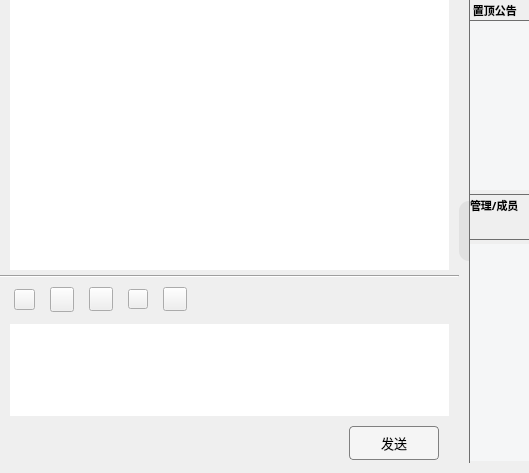
<?xml version="1.0" encoding="UTF-8"?>
<ui version="4.0">
 <class>UiChat</class>
 <widget class="QWidget" name="UiChat">
  <property name="geometry">
   <rect>
    <x>0</x>
    <y>0</y>
    <width>529</width>
    <height>473</height>
   </rect>
  </property>
  <property name="minimumSize">
   <size>
    <width>529</width>
    <height>473</height>
   </size>
  </property>
  <property name="maximumSize">
   <size>
    <width>529</width>
    <height>473</height>
   </size>
  </property>
  <property name="font">
   <font>
    <family>微软雅黑</family>
   </font>
  </property>
  <property name="windowTitle">
   <string>Form</string>
  </property>
  <layout class="QGridLayout" name="gridLayout_9">
   <property name="leftMargin">
    <number>0</number>
   </property>
   <property name="topMargin">
    <number>0</number>
   </property>
   <property name="rightMargin">
    <number>0</number>
   </property>
   <property name="bottomMargin">
    <number>10</number>
   </property>
   <property name="horizontalSpacing">
    <number>0</number>
   </property>
   <item row="1" column="0">
    <widget class="Line" name="line_split">
     <property name="minimumSize">
      <size>
       <width>400</width>
       <height>2</height>
      </size>
     </property>
     <property name="maximumSize">
      <size>
       <width>16777215</width>
       <height>2</height>
      </size>
     </property>
     <property name="orientation">
      <enum>Qt::Horizontal</enum>
     </property>
    </widget>
   </item>
   <item row="0" column="1" rowspan="3">
    <widget class="QWidget" name="widget_sidebar" native="true">
     <property name="minimumSize">
      <size>
       <width>0</width>
       <height>0</height>
      </size>
     </property>
     <property name="maximumSize">
      <size>
       <width>70</width>
       <height>16777215</height>
      </size>
     </property>
     <layout class="QHBoxLayout" name="horizontalLayout_2">
      <property name="spacing">
       <number>0</number>
      </property>
      <property name="leftMargin">
       <number>0</number>
      </property>
      <property name="topMargin">
       <number>0</number>
      </property>
      <property name="rightMargin">
       <number>0</number>
      </property>
      <property name="bottomMargin">
       <number>0</number>
      </property>
      <item>
       <widget class="QPushButton" name="btn_hideSlide">
        <property name="minimumSize">
         <size>
          <width>10</width>
          <height>60</height>
         </size>
        </property>
        <property name="maximumSize">
         <size>
          <width>10</width>
          <height>60</height>
         </size>
        </property>
        <property name="font">
         <font>
          <family>微软雅黑</family>
          <pointsize>9</pointsize>
          <bold>false</bold>
         </font>
        </property>
        <property name="cursor">
         <cursorShape>ArrowCursor</cursorShape>
        </property>
        <property name="toolTip">
         <string/>
        </property>
        <property name="styleSheet">
         <string notr="true">#btn_hideSlide{
	background-color: rgb(225, 225, 225);
	border-top-left-radius:10px;
	border-top-right-radius:0px;
	border-bottom-left-radius:10px;
	border-bottom-right-radius:0px;
}
#btn_hideSlide:hover{
	background-color: rgb(210, 210, 210);
}
#btn_hideSlide:pressed{
	background-color: rgb(195, 195, 195);
}</string>
        </property>
        <property name="text">
         <string/>
        </property>
        <property name="icon">
         <iconset resource="../res.qrc">
          <normaloff>:/img/arrow-left.png</normaloff>:/img/arrow-left.png</iconset>
        </property>
        <property name="iconSize">
         <size>
          <width>25</width>
          <height>50</height>
         </size>
        </property>
       </widget>
      </item>
      <item>
       <widget class="QWidget" name="widget_info" native="true">
        <property name="minimumSize">
         <size>
          <width>60</width>
          <height>0</height>
         </size>
        </property>
        <property name="maximumSize">
         <size>
          <width>60</width>
          <height>16777215</height>
         </size>
        </property>
        <layout class="QGridLayout" name="gridLayout_8">
         <property name="leftMargin">
          <number>0</number>
         </property>
         <property name="topMargin">
          <number>0</number>
         </property>
         <property name="rightMargin">
          <number>0</number>
         </property>
         <property name="bottomMargin">
          <number>0</number>
         </property>
         <property name="spacing">
          <number>0</number>
         </property>
         <item row="0" column="0">
          <widget class="QLabel" name="lab_sidebarLine">
           <property name="minimumSize">
            <size>
             <width>1</width>
             <height>0</height>
            </size>
           </property>
           <property name="styleSheet">
            <string notr="true">background-color: rgb(110, 110, 110);</string>
           </property>
           <property name="lineWidth">
            <number>0</number>
           </property>
           <property name="text">
            <string/>
           </property>
          </widget>
         </item>
         <item row="0" column="1">
          <widget class="QWidget" name="widget_groupInfo" native="true">
           <property name="minimumSize">
            <size>
             <width>60</width>
             <height>0</height>
            </size>
           </property>
           <property name="maximumSize">
            <size>
             <width>16777215</width>
             <height>16777215</height>
            </size>
           </property>
           <layout class="QGridLayout" name="gridLayout_6">
            <property name="leftMargin">
             <number>0</number>
            </property>
            <property name="topMargin">
             <number>0</number>
            </property>
            <property name="rightMargin">
             <number>0</number>
            </property>
            <property name="bottomMargin">
             <number>2</number>
            </property>
            <property name="horizontalSpacing">
             <number>0</number>
            </property>
            <property name="verticalSpacing">
             <number>4</number>
            </property>
            <item row="0" column="0">
             <widget class="QWidget" name="widget" native="true">
              <property name="minimumSize">
               <size>
                <width>60</width>
                <height>0</height>
               </size>
              </property>
              <property name="maximumSize">
               <size>
                <width>16777215</width>
                <height>190</height>
               </size>
              </property>
              <property name="font">
               <font>
                <family>微软雅黑</family>
                <pointsize>8</pointsize>
               </font>
              </property>
              <layout class="QGridLayout" name="gridLayout">
               <property name="leftMargin">
                <number>0</number>
               </property>
               <property name="topMargin">
                <number>0</number>
               </property>
               <property name="rightMargin">
                <number>0</number>
               </property>
               <property name="bottomMargin">
                <number>0</number>
               </property>
               <property name="spacing">
                <number>0</number>
               </property>
               <item row="2" column="0">
                <widget class="QPlainTextEdit" name="plain_topText">
                 <property name="minimumSize">
                  <size>
                   <width>60</width>
                   <height>0</height>
                  </size>
                 </property>
                 <property name="maximumSize">
                  <size>
                   <width>16777215</width>
                   <height>16777215</height>
                  </size>
                 </property>
                 <property name="font">
                  <font>
                   <family>微软雅黑</family>
                   <pointsize>8</pointsize>
                  </font>
                 </property>
                 <property name="layoutDirection">
                  <enum>Qt::LeftToRight</enum>
                 </property>
                 <property name="autoFillBackground">
                  <bool>true</bool>
                 </property>
                 <property name="styleSheet">
                  <string notr="true">background-color: rgb(245, 246, 247);</string>
                 </property>
                 <property name="frameShape">
                  <enum>QFrame::NoFrame</enum>
                 </property>
                 <property name="lineWidth">
                  <number>1</number>
                 </property>
                 <property name="verticalScrollBarPolicy">
                  <enum>Qt::ScrollBarAlwaysOff</enum>
                 </property>
                 <property name="horizontalScrollBarPolicy">
                  <enum>Qt::ScrollBarAlwaysOff</enum>
                 </property>
                 <property name="tabChangesFocus">
                  <bool>false</bool>
                 </property>
                 <property name="documentTitle">
                  <string/>
                 </property>
                 <property name="undoRedoEnabled">
                  <bool>true</bool>
                 </property>
                 <property name="lineWrapMode">
                  <enum>QPlainTextEdit::WidgetWidth</enum>
                 </property>
                 <property name="plainText">
                  <string/>
                 </property>
                 <property name="textInteractionFlags">
                  <set>Qt::TextSelectableByMouse</set>
                 </property>
                 <property name="backgroundVisible">
                  <bool>false</bool>
                 </property>
                </widget>
               </item>
               <item row="0" column="0">
                <widget class="QLabel" name="lab_topTitle">
                 <property name="minimumSize">
                  <size>
                   <width>0</width>
                   <height>20</height>
                  </size>
                 </property>
                 <property name="maximumSize">
                  <size>
                   <width>16777215</width>
                   <height>20</height>
                  </size>
                 </property>
                 <property name="font">
                  <font>
                   <family>微软雅黑</family>
                   <pointsize>8</pointsize>
                   <bold>true</bold>
                  </font>
                 </property>
                 <property name="text">
                  <string> 置顶公告</string>
                 </property>
                </widget>
               </item>
               <item row="1" column="0">
                <widget class="QLabel" name="lab_sidebarLine_5">
                 <property name="minimumSize">
                  <size>
                   <width>60</width>
                   <height>1</height>
                  </size>
                 </property>
                 <property name="maximumSize">
                  <size>
                   <width>16777215</width>
                   <height>1</height>
                  </size>
                 </property>
                 <property name="styleSheet">
                  <string notr="true">background-color: rgb(110, 110, 110);</string>
                 </property>
                 <property name="frameShape">
                  <enum>QFrame::NoFrame</enum>
                 </property>
                 <property name="text">
                  <string/>
                 </property>
                </widget>
               </item>
              </layout>
             </widget>
            </item>
            <item row="3" column="0">
             <widget class="QScrollArea" name="scrollArea_groupMember">
              <property name="minimumSize">
               <size>
                <width>60</width>
                <height>0</height>
               </size>
              </property>
              <property name="maximumSize">
               <size>
                <width>16777215</width>
                <height>16777215</height>
               </size>
              </property>
              <property name="font">
               <font>
                <family>Microsoft YaHei UI</family>
               </font>
              </property>
              <property name="styleSheet">
               <string notr="true">background-color: rgb(245, 246, 247);</string>
              </property>
              <property name="frameShape">
               <enum>QFrame::NoFrame</enum>
              </property>
              <property name="frameShadow">
               <enum>QFrame::Sunken</enum>
              </property>
              <property name="lineWidth">
               <number>0</number>
              </property>
              <property name="verticalScrollBarPolicy">
               <enum>Qt::ScrollBarAlwaysOff</enum>
              </property>
              <property name="horizontalScrollBarPolicy">
               <enum>Qt::ScrollBarAlwaysOff</enum>
              </property>
              <property name="widgetResizable">
               <bool>true</bool>
              </property>
              <widget class="QWidget" name="scrollAreaWidgetContents_3">
               <property name="geometry">
                <rect>
                 <x>0</x>
                 <y>0</y>
                 <width>60</width>
                 <height>215</height>
                </rect>
               </property>
               <property name="minimumSize">
                <size>
                 <width>60</width>
                 <height>0</height>
                </size>
               </property>
               <property name="maximumSize">
                <size>
                 <width>16777215</width>
                 <height>16777215</height>
                </size>
               </property>
               <layout class="QVBoxLayout" name="verticalLayout_3">
                <property name="spacing">
                 <number>0</number>
                </property>
                <property name="leftMargin">
                 <number>0</number>
                </property>
                <property name="topMargin">
                 <number>0</number>
                </property>
                <property name="rightMargin">
                 <number>0</number>
                </property>
                <property name="bottomMargin">
                 <number>0</number>
                </property>
                <item>
                 <layout class="QVBoxLayout" name="vLayout_members">
                  <property name="spacing">
                   <number>0</number>
                  </property>
                  <item>
                   <spacer name="verticalSpacer">
                    <property name="orientation">
                     <enum>Qt::Vertical</enum>
                    </property>
                    <property name="sizeHint" stdset="0">
                     <size>
                      <width>20</width>
                      <height>40</height>
                     </size>
                    </property>
                   </spacer>
                  </item>
                 </layout>
                </item>
               </layout>
              </widget>
             </widget>
            </item>
            <item row="1" column="0">
             <layout class="QVBoxLayout" name="verticalLayout">
              <property name="spacing">
               <number>0</number>
              </property>
              <property name="topMargin">
               <number>0</number>
              </property>
              <item>
               <widget class="QLabel" name="lab_sidebarLine_2">
                <property name="minimumSize">
                 <size>
                  <width>60</width>
                  <height>1</height>
                 </size>
                </property>
                <property name="maximumSize">
                 <size>
                  <width>16777215</width>
                  <height>1</height>
                 </size>
                </property>
                <property name="styleSheet">
                 <string notr="true">background-color: rgb(110, 110, 110);</string>
                </property>
                <property name="frameShape">
                 <enum>QFrame::NoFrame</enum>
                </property>
                <property name="text">
                 <string/>
                </property>
               </widget>
              </item>
              <item>
               <widget class="QLabel" name="lab_memberTypeTitle">
                <property name="minimumSize">
                 <size>
                  <width>0</width>
                  <height>20</height>
                 </size>
                </property>
                <property name="maximumSize">
                 <size>
                  <width>16777215</width>
                  <height>20</height>
                 </size>
                </property>
                <property name="font">
                 <font>
                  <family>微软雅黑</family>
                  <pointsize>8</pointsize>
                  <bold>true</bold>
                 </font>
                </property>
                <property name="text">
                 <string>管理/成员</string>
                </property>
               </widget>
              </item>
              <item>
               <widget class="QLabel" name="lab_memberType">
                <property name="minimumSize">
                 <size>
                  <width>0</width>
                  <height>20</height>
                 </size>
                </property>
                <property name="maximumSize">
                 <size>
                  <width>16777215</width>
                  <height>20</height>
                 </size>
                </property>
                <property name="font">
                 <font>
                  <family>微软雅黑</family>
                  <pointsize>8</pointsize>
                  <bold>true</bold>
                 </font>
                </property>
                <property name="text">
                 <string/>
                </property>
                <property name="alignment">
                 <set>Qt::AlignCenter</set>
                </property>
               </widget>
              </item>
             </layout>
            </item>
            <item row="2" column="0">
             <widget class="QLabel" name="lab_sidebarLine_4">
              <property name="minimumSize">
               <size>
                <width>60</width>
                <height>1</height>
               </size>
              </property>
              <property name="maximumSize">
               <size>
                <width>16777215</width>
                <height>1</height>
               </size>
              </property>
              <property name="styleSheet">
               <string notr="true">background-color: rgb(110, 110, 110);</string>
              </property>
              <property name="frameShape">
               <enum>QFrame::NoFrame</enum>
              </property>
              <property name="text">
               <string/>
              </property>
             </widget>
            </item>
           </layout>
          </widget>
         </item>
        </layout>
       </widget>
      </item>
     </layout>
    </widget>
   </item>
   <item row="2" column="0">
    <widget class="QWidget" name="widget_contentEdit" native="true">
     <property name="minimumSize">
      <size>
       <width>0</width>
       <height>180</height>
      </size>
     </property>
     <property name="maximumSize">
      <size>
       <width>16777215</width>
       <height>16777215</height>
      </size>
     </property>
     <layout class="QGridLayout" name="gridLayout_5">
      <property name="leftMargin">
       <number>10</number>
      </property>
      <property name="topMargin">
       <number>0</number>
      </property>
      <property name="rightMargin">
       <number>10</number>
      </property>
      <property name="bottomMargin">
       <number>0</number>
      </property>
      <property name="horizontalSpacing">
       <number>0</number>
      </property>
      <property name="verticalSpacing">
       <number>7</number>
      </property>
      <item row="0" column="0">
       <widget class="QWidget" name="widget_tool" native="true">
        <property name="minimumSize">
         <size>
          <width>0</width>
          <height>34</height>
         </size>
        </property>
        <property name="maximumSize">
         <size>
          <width>16777215</width>
          <height>34</height>
         </size>
        </property>
        <layout class="QGridLayout" name="gridLayout_3">
         <property name="leftMargin">
          <number>0</number>
         </property>
         <property name="topMargin">
          <number>0</number>
         </property>
         <property name="rightMargin">
          <number>0</number>
         </property>
         <property name="bottomMargin">
          <number>0</number>
         </property>
         <property name="horizontalSpacing">
          <number>10</number>
         </property>
         <property name="verticalSpacing">
          <number>0</number>
         </property>
         <item row="0" column="1">
          <widget class="QWidget" name="widget_loading" native="true">
           <property name="minimumSize">
            <size>
             <width>60</width>
             <height>30</height>
            </size>
           </property>
           <property name="maximumSize">
            <size>
             <width>60</width>
             <height>30</height>
            </size>
           </property>
           <layout class="QGridLayout" name="gridLayout_7">
            <property name="leftMargin">
             <number>0</number>
            </property>
            <property name="topMargin">
             <number>0</number>
            </property>
            <property name="rightMargin">
             <number>0</number>
            </property>
            <property name="bottomMargin">
             <number>0</number>
            </property>
            <property name="spacing">
             <number>0</number>
            </property>
            <item row="1" column="0">
             <widget class="QLabel" name="lab_loadingTip">
              <property name="maximumSize">
               <size>
                <width>40</width>
                <height>16</height>
               </size>
              </property>
              <property name="font">
               <font>
                <family>微软雅黑</family>
                <pointsize>8</pointsize>
                <bold>false</bold>
               </font>
              </property>
              <property name="toolTip">
               <string/>
              </property>
              <property name="text">
               <string/>
              </property>
              <property name="scaledContents">
               <bool>false</bool>
              </property>
              <property name="alignment">
               <set>Qt::AlignCenter</set>
              </property>
             </widget>
            </item>
            <item row="0" column="0">
             <layout class="QHBoxLayout" name="horizontalLayout">
              <property name="spacing">
               <number>0</number>
              </property>
              <item>
               <spacer name="horizontalSpacer_2">
                <property name="orientation">
                 <enum>Qt::Horizontal</enum>
                </property>
                <property name="sizeType">
                 <enum>QSizePolicy::Maximum</enum>
                </property>
                <property name="sizeHint" stdset="0">
                 <size>
                  <width>5</width>
                  <height>5</height>
                 </size>
                </property>
               </spacer>
              </item>
              <item>
               <widget class="QLabel" name="lab_loading">
                <property name="minimumSize">
                 <size>
                  <width>30</width>
                  <height>10</height>
                 </size>
                </property>
                <property name="maximumSize">
                 <size>
                  <width>30</width>
                  <height>10</height>
                 </size>
                </property>
                <property name="font">
                 <font>
                  <family>微软雅黑</family>
                  <pointsize>8</pointsize>
                 </font>
                </property>
                <property name="toolTipDuration">
                 <number>50000</number>
                </property>
                <property name="text">
                 <string/>
                </property>
                <property name="scaledContents">
                 <bool>true</bool>
                </property>
               </widget>
              </item>
              <item>
               <spacer name="horizontalSpacer_3">
                <property name="orientation">
                 <enum>Qt::Horizontal</enum>
                </property>
                <property name="sizeType">
                 <enum>QSizePolicy::Maximum</enum>
                </property>
                <property name="sizeHint" stdset="0">
                 <size>
                  <width>5</width>
                  <height>5</height>
                 </size>
                </property>
               </spacer>
              </item>
             </layout>
            </item>
           </layout>
          </widget>
         </item>
         <item row="0" column="0">
          <widget class="QWidget" name="widget_inputTool" native="true">
           <layout class="QGridLayout" name="gridLayout_12">
            <property name="leftMargin">
             <number>4</number>
            </property>
            <property name="topMargin">
             <number>0</number>
            </property>
            <property name="rightMargin">
             <number>0</number>
            </property>
            <property name="bottomMargin">
             <number>0</number>
            </property>
            <property name="horizontalSpacing">
             <number>15</number>
            </property>
            <property name="verticalSpacing">
             <number>0</number>
            </property>
            <item row="0" column="1">
             <widget class="QPushButton" name="btn_image">
              <property name="minimumSize">
               <size>
                <width>24</width>
                <height>25</height>
               </size>
              </property>
              <property name="maximumSize">
               <size>
                <width>24</width>
                <height>25</height>
               </size>
              </property>
              <property name="toolTip">
               <string>发送文件</string>
              </property>
              <property name="statusTip">
               <string/>
              </property>
              <property name="text">
               <string/>
              </property>
              <property name="icon">
               <iconset resource="../res.qrc">
                <normaloff>:/img/image-normal.png</normaloff>:/img/image-normal.png</iconset>
              </property>
              <property name="iconSize">
               <size>
                <width>25</width>
                <height>25</height>
               </size>
              </property>
             </widget>
            </item>
            <item row="0" column="3">
             <widget class="QPushButton" name="btn_screenshot">
              <property name="minimumSize">
               <size>
                <width>20</width>
                <height>20</height>
               </size>
              </property>
              <property name="maximumSize">
               <size>
                <width>20</width>
                <height>20</height>
               </size>
              </property>
              <property name="toolTip">
               <string>截屏 Alt+A</string>
              </property>
              <property name="statusTip">
               <string/>
              </property>
              <property name="text">
               <string/>
              </property>
              <property name="icon">
               <iconset resource="../res.qrc">
                <normaloff>:/img/screenshot-normal.png</normaloff>:/img/screenshot-normal.png</iconset>
              </property>
              <property name="iconSize">
               <size>
                <width>20</width>
                <height>20</height>
               </size>
              </property>
              <property name="shortcut">
               <string>Alt+A</string>
              </property>
             </widget>
            </item>
            <item row="0" column="0">
             <widget class="QPushButton" name="btn_emotion">
              <property name="minimumSize">
               <size>
                <width>21</width>
                <height>21</height>
               </size>
              </property>
              <property name="maximumSize">
               <size>
                <width>21</width>
                <height>21</height>
               </size>
              </property>
              <property name="toolTip">
               <string>表情</string>
              </property>
              <property name="statusTip">
               <string/>
              </property>
              <property name="text">
               <string/>
              </property>
              <property name="icon">
               <iconset resource="../res.qrc">
                <normaloff>:/img/emo-normal.png</normaloff>:/img/emo-normal.png</iconset>
              </property>
              <property name="iconSize">
               <size>
                <width>21</width>
                <height>21</height>
               </size>
              </property>
             </widget>
            </item>
            <item row="0" column="4">
             <widget class="QPushButton" name="btn_more">
              <property name="minimumSize">
               <size>
                <width>24</width>
                <height>24</height>
               </size>
              </property>
              <property name="maximumSize">
               <size>
                <width>24</width>
                <height>24</height>
               </size>
              </property>
              <property name="toolTip">
               <string>更多(尚未开发)</string>
              </property>
              <property name="statusTip">
               <string/>
              </property>
              <property name="text">
               <string/>
              </property>
              <property name="icon">
               <iconset resource="../res.qrc">
                <normaloff>:/img/more-normal.png</normaloff>:/img/more-normal.png</iconset>
              </property>
              <property name="iconSize">
               <size>
                <width>24</width>
                <height>24</height>
               </size>
              </property>
             </widget>
            </item>
            <item row="0" column="2">
             <widget class="QPushButton" name="btn_file">
              <property name="minimumSize">
               <size>
                <width>24</width>
                <height>24</height>
               </size>
              </property>
              <property name="maximumSize">
               <size>
                <width>24</width>
                <height>24</height>
               </size>
              </property>
              <property name="toolTip">
               <string>发送文件</string>
              </property>
              <property name="statusTip">
               <string/>
              </property>
              <property name="text">
               <string/>
              </property>
              <property name="icon">
               <iconset resource="../res.qrc">
                <normaloff>:/img/folder-normal.png</normaloff>:/img/folder-normal.png</iconset>
              </property>
              <property name="iconSize">
               <size>
                <width>24</width>
                <height>24</height>
               </size>
              </property>
             </widget>
            </item>
           </layout>
          </widget>
         </item>
         <item row="0" column="3">
          <widget class="QWidget" name="widget_sideInfo" native="true">
           <property name="minimumSize">
            <size>
             <width>160</width>
             <height>0</height>
            </size>
           </property>
           <layout class="QGridLayout" name="gridLayout_10">
            <property name="leftMargin">
             <number>0</number>
            </property>
            <property name="topMargin">
             <number>0</number>
            </property>
            <property name="rightMargin">
             <number>0</number>
            </property>
            <property name="bottomMargin">
             <number>0</number>
            </property>
            <property name="horizontalSpacing">
             <number>0</number>
            </property>
            <item row="0" column="2">
             <widget class="QLabel" name="lab_sideTitle">
              <property name="minimumSize">
               <size>
                <width>42</width>
                <height>30</height>
               </size>
              </property>
              <property name="maximumSize">
               <size>
                <width>42</width>
                <height>30</height>
               </size>
              </property>
              <property name="font">
               <font>
                <family>微软雅黑</family>
                <bold>false</bold>
               </font>
              </property>
              <property name="text">
               <string/>
              </property>
             </widget>
            </item>
            <item row="0" column="3">
             <widget class="QLabel" name="lab_sideNickname">
              <property name="minimumSize">
               <size>
                <width>100</width>
                <height>30</height>
               </size>
              </property>
              <property name="maximumSize">
               <size>
                <width>16777215</width>
                <height>30</height>
               </size>
              </property>
              <property name="font">
               <font>
                <family>微软雅黑</family>
                <pointsize>9</pointsize>
               </font>
              </property>
              <property name="frameShape">
               <enum>QFrame::NoFrame</enum>
              </property>
              <property name="text">
               <string/>
              </property>
             </widget>
            </item>
           </layout>
          </widget>
         </item>
         <item row="0" column="2">
          <spacer name="horizontalSpacer">
           <property name="orientation">
            <enum>Qt::Horizontal</enum>
           </property>
           <property name="sizeType">
            <enum>QSizePolicy::Expanding</enum>
           </property>
           <property name="sizeHint" stdset="0">
            <size>
             <width>40</width>
             <height>20</height>
            </size>
           </property>
          </spacer>
         </item>
        </layout>
       </widget>
      </item>
      <item row="2" column="0">
       <widget class="QWidget" name="widget_send" native="true">
        <property name="minimumSize">
         <size>
          <width>0</width>
          <height>40</height>
         </size>
        </property>
        <property name="maximumSize">
         <size>
          <width>16777215</width>
          <height>40</height>
         </size>
        </property>
        <layout class="QGridLayout" name="gridLayout_2">
         <property name="leftMargin">
          <number>0</number>
         </property>
         <property name="topMargin">
          <number>0</number>
         </property>
         <property name="rightMargin">
          <number>10</number>
         </property>
         <property name="bottomMargin">
          <number>0</number>
         </property>
         <property name="spacing">
          <number>0</number>
         </property>
         <item row="0" column="1">
          <widget class="QPushButton" name="btn_send">
           <property name="minimumSize">
            <size>
             <width>90</width>
             <height>34</height>
            </size>
           </property>
           <property name="maximumSize">
            <size>
             <width>90</width>
             <height>34</height>
            </size>
           </property>
           <property name="font">
            <font>
             <family>微软雅黑</family>
             <pointsize>10</pointsize>
            </font>
           </property>
           <property name="styleSheet">
            <string notr="true">/**************普通按钮样式*********************/
#btn_send{
    background-color:rgb(245, 245, 245);
    border-radius:4px;
    border:1px solid gray;
}
#btn_send:hover{
    background-color:rgb(238,238,238);
}
#btn_send:pressed{
    background-color:rgb(229, 229, 229);
}</string>
           </property>
           <property name="text">
            <string>发送</string>
           </property>
          </widget>
         </item>
         <item row="0" column="0">
          <spacer name="horizontalSpacer_4">
           <property name="orientation">
            <enum>Qt::Horizontal</enum>
           </property>
           <property name="sizeHint" stdset="0">
            <size>
             <width>364</width>
             <height>20</height>
            </size>
           </property>
          </spacer>
         </item>
        </layout>
       </widget>
      </item>
      <item row="1" column="0">
       <widget class="QTextEdit" name="contentEdit">
        <property name="minimumSize">
         <size>
          <width>0</width>
          <height>92</height>
         </size>
        </property>
        <property name="maximumSize">
         <size>
          <width>16777215</width>
          <height>300</height>
         </size>
        </property>
        <property name="font">
         <font>
          <family>微软雅黑</family>
          <pointsize>10</pointsize>
         </font>
        </property>
        <property name="contextMenuPolicy">
         <enum>Qt::NoContextMenu</enum>
        </property>
        <property name="frameShape">
         <enum>QFrame::NoFrame</enum>
        </property>
        <property name="html">
         <string>&lt;!DOCTYPE HTML PUBLIC &quot;-//W3C//DTD HTML 4.0//EN&quot; &quot;http://www.w3.org/TR/REC-html40/strict.dtd&quot;&gt;
&lt;html&gt;&lt;head&gt;&lt;meta name=&quot;qrichtext&quot; content=&quot;1&quot; /&gt;&lt;meta charset=&quot;utf-8&quot; /&gt;&lt;style type=&quot;text/css&quot;&gt;
p, li { white-space: pre-wrap; }
hr { height: 1px; border-width: 0; }
li.unchecked::marker { content: &quot;\2610&quot;; }
li.checked::marker { content: &quot;\2612&quot;; }
&lt;/style&gt;&lt;/head&gt;&lt;body style=&quot; font-family:'微软雅黑'; font-size:10pt; font-weight:400; font-style:normal;&quot;&gt;
&lt;p style=&quot;-qt-paragraph-type:empty; margin-top:0px; margin-bottom:0px; margin-left:0px; margin-right:0px; -qt-block-indent:0; text-indent:0px;&quot;&gt;&lt;br /&gt;&lt;/p&gt;&lt;/body&gt;&lt;/html&gt;</string>
        </property>
       </widget>
      </item>
     </layout>
    </widget>
   </item>
   <item row="0" column="0">
    <widget class="QWidget" name="widget_contentShow" native="true">
     <property name="minimumSize">
      <size>
       <width>0</width>
       <height>270</height>
      </size>
     </property>
     <layout class="QGridLayout" name="gridLayout_4">
      <property name="leftMargin">
       <number>10</number>
      </property>
      <property name="topMargin">
       <number>0</number>
      </property>
      <property name="rightMargin">
       <number>10</number>
      </property>
      <property name="bottomMargin">
       <number>0</number>
      </property>
      <property name="spacing">
       <number>0</number>
      </property>
      <item row="0" column="0">
       <widget class="QTextBrowser" name="contentShow">
        <property name="minimumSize">
         <size>
          <width>0</width>
          <height>270</height>
         </size>
        </property>
        <property name="font">
         <font>
          <family>微软雅黑</family>
          <pointsize>10</pointsize>
         </font>
        </property>
        <property name="contextMenuPolicy">
         <enum>Qt::NoContextMenu</enum>
        </property>
        <property name="frameShape">
         <enum>QFrame::NoFrame</enum>
        </property>
        <property name="frameShadow">
         <enum>QFrame::Sunken</enum>
        </property>
        <property name="verticalScrollBarPolicy">
         <enum>Qt::ScrollBarAsNeeded</enum>
        </property>
        <property name="horizontalScrollBarPolicy">
         <enum>Qt::ScrollBarAlwaysOff</enum>
        </property>
        <property name="undoRedoEnabled">
         <bool>false</bool>
        </property>
       </widget>
      </item>
     </layout>
    </widget>
   </item>
  </layout>
 </widget>
 <resources>
  <include location="../res.qrc"/>
 </resources>
 <connections/>
</ui>
